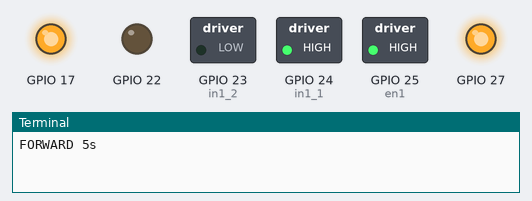
A program run on a simulated Raspberry Pi (BCM pin numbers). On the bench: switched loads named in the program (green lamp = pin HIGH), output pins drawn as LEDs (lit = HIGH), the last lines printed to the terminal. At 12.0 s the program stops and its outputs stay as they are.

Above: at 0.1 s.
At 5.1 s:
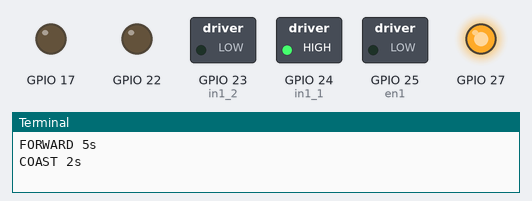
At 7.1 s:
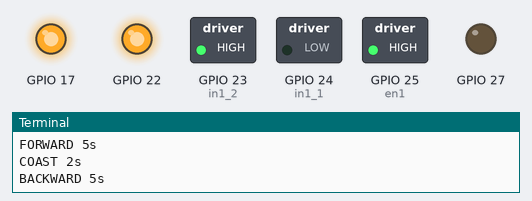
At 12.1 s:
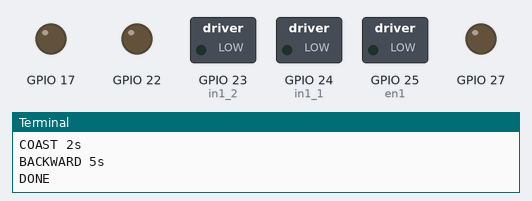
Timing chart, 0 to 13.5 s (numbered marks = the images above):
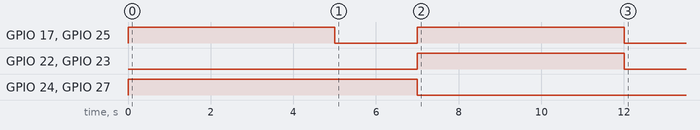

Measured:
- by itself, GPIO 17, GPIO 25 (en1): alternates HIGH for 5.0 s and LOW for 2.0 s
- by itself, GPIO 22, GPIO 23 (in1_2): LOW → HIGH at 7.0 s, → LOW 5.0 s later
- by itself, GPIO 24 (in1_1), GPIO 27: LOW → HIGH at 0.00 s, → LOW 7.0 s later

The program:

motor_test.py
```python
#!/usr/bin/env python3
# /home/pi/motor/diag_l293d_basic.py
# L293D: ENをHigh固定、IN1/IN2で正逆を確認（BCM: EN=25/17, IN=24/23 と 27/22）

from time import sleep
from gpiozero import OutputDevice

# BCM pins (Hackster記事の配線と同じ)
Motor1 = {"EN": 25, "IN1": 24, "IN2": 23}
Motor2 = {"EN": 17, "IN1": 27, "IN2": 22}

en1 = OutputDevice(Motor1["EN"], active_high=True, initial_value=True)  # 常時High
en2 = OutputDevice(Motor2["EN"], active_high=True, initial_value=True)  # 常時High

in1_1 = OutputDevice(Motor1["IN1"])
in1_2 = OutputDevice(Motor1["IN2"])
in2_1 = OutputDevice(Motor2["IN1"])
in2_2 = OutputDevice(Motor2["IN2"])

def forward():
    in1_1.on();  in1_2.off()
    in2_1.on();  in2_2.off()

def backward():
    in1_1.off(); in1_2.on()
    in2_1.off(); in2_2.on()

def coast():
    en1.off(); en2.off()     # 出力無効（惰性）※ブレーキではない
    sleep(2.0)
    en1.on();  en2.on()      # 再度有効化

try:
    print("FORWARD 5s")
    forward(); sleep(5)
    print("COAST 2s")
    coast()
    print("BACKWARD 5s")
    backward(); sleep(5)
    print("DONE")
finally:
    # 安全停止
    en1.off(); en2.off()
    in1_1.off(); in1_2.off(); in2_1.off(); in2_2.off()
```
